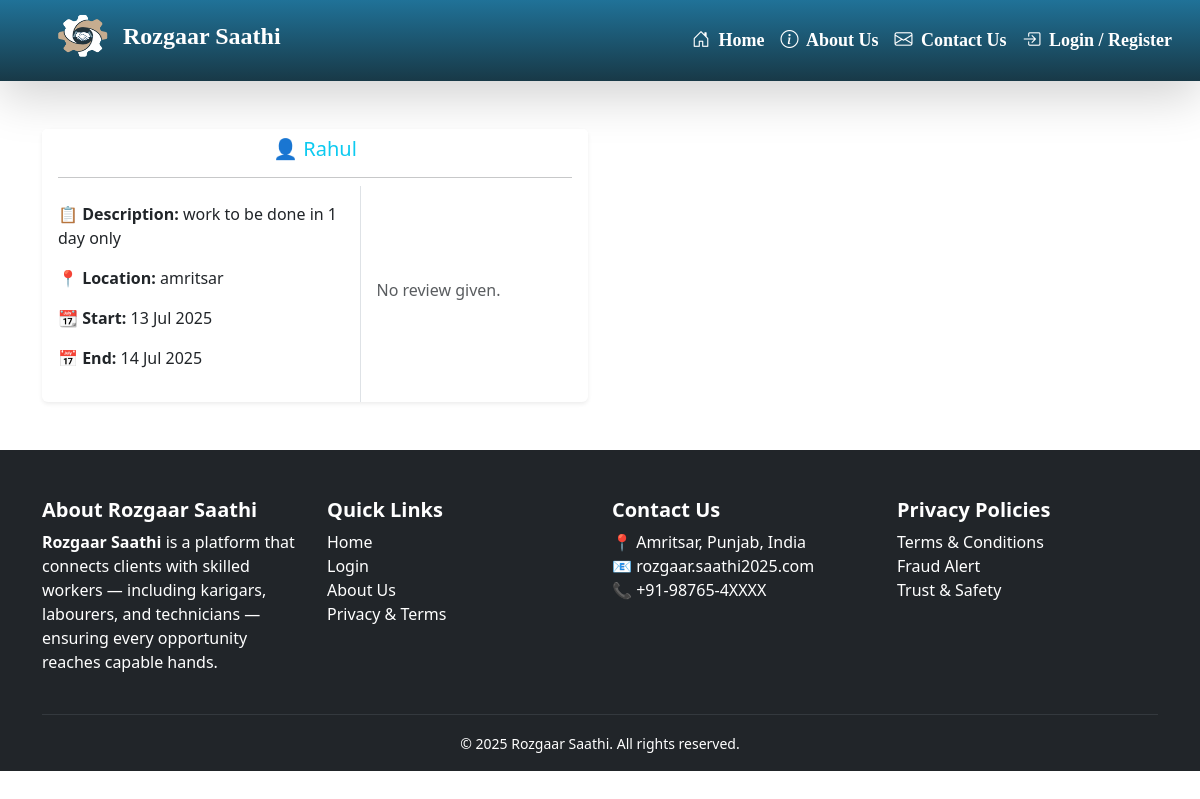
The page /hunarbaaz/work-history/1/ on the database as committed earlier.
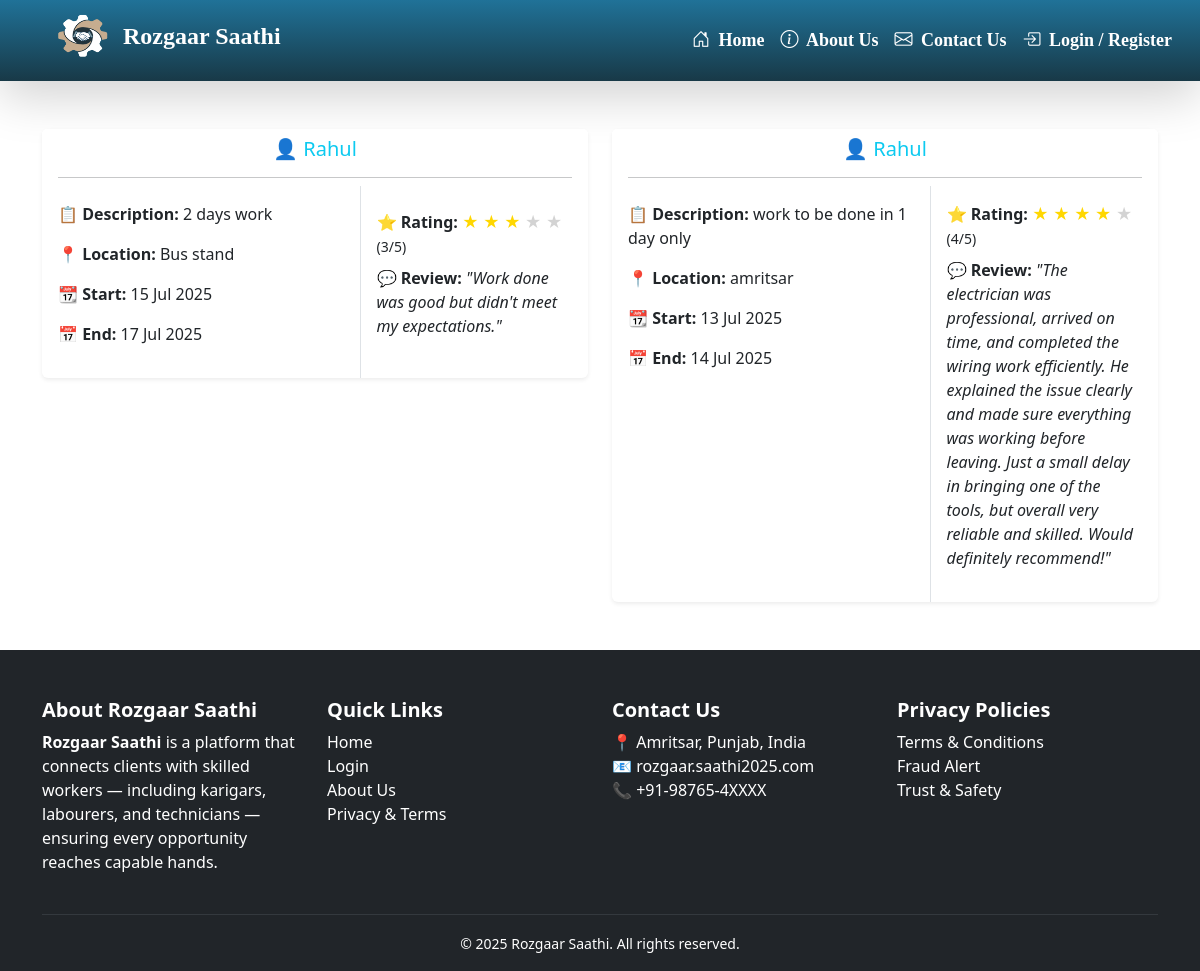
The same page on the database as committed later.
### client/models.py (models this page shows, shortened)
class PostRequest(models.Model):
    client = models.ForeignKey(User, on_delete=models.CASCADE, related_name='sent_requests')
    hunarbaaz = models.ForeignKey('hunarbaaz.Hunarbaaz', on_delete=models.CASCADE, related_name='received_requests')
    job_description = models.TextField()
    location = models.CharField(max_length=100)
    start_date = models.DateField(help_text="Start date of the job",null=False,blank=True)
    end_date = models.DateField(help_text="Expected completion date",null=False,blank=True)
    JOB_TYPE_CHOICES = [
        ('residential', 'Residential'),
        ('commercial', 'Commercial'),
    ]
    job_type = models.CharField(max_length=20,choices=JOB_TYPE_CHOICES,default='residential',help_text="Type of job location")
    working_hours = models.PositiveIntegerField(
        null=True,
        blank=True,
        help_text="Estimated total working hours for this job"
    )
    is_accepted = models.BooleanField(null=True, blank=True)  # None = Pending, True = Accepted, False = Rejected
    is_completed = models.BooleanField(default=False)
    is_cancelled = models.BooleanField(default=False, help_text="Whether the client has cancelled the request")
    created_at = models.DateTimeField(auto_now_add=True)
    rating = models.IntegerField(
    validators=[MinValueValidator(1), MaxValueValidator(5)],
    null=True,
    blank=True,
    help_text="Client rating after completion (1 to 5)"
)
    review = models.TextField(null=True, blank=True, help_text="Optional client feedback")

### hunarbaaz/views.py (the view)
# urls.py: path('work-history/<int:hunarbaaz_id>/', views.public_work_history, name='public_work_history'),
def public_work_history(request, hunarbaaz_id):
    profile = get_object_or_404(Hunarbaaz, id=hunarbaaz_id)
    completed_jobs = PostRequest.objects.filter(
        hunarbaaz=profile,
        is_completed=True
    ).order_by('-end_date', '-created_at')
    cancelled_jobs = PostRequest.objects.filter(
        hunarbaaz=profile,
        is_cancelled=True
    ).order_by('-end_date', '-created_at')
    return render(request, 'hunarbaaz/public_work_history.html', {
        'profile': profile,
        'completed_jobs': completed_jobs,
        'cancelled_jobs': cancelled_jobs
    })

### hunarbaaz/templates/hunarbaaz/public_work_history.html (shortened to what this page needs)
{% extends 'base/base.html' %}
{% block content %}
  <div class="container mt-5 mb-5">
    {% if completed_jobs %}
      <div class="row g-4">
        {% for job in completed_jobs %}
          <div class="col-md-6">
            <div class="card shadow-sm border-0">
              <div class="card-header bg-white border-bottom-0">
                <h5 class="text-info text-center mb-1">👤 {{ job.client.username }}</h5>
                <hr class="mb-0" />
              </div>
              <div class="row g-0 align-items-stretch">
                <div class="col-7 border-end">
                  <div class="card-body">
                    <p>
                      <strong>📋 Description:</strong> {{ job.job_description }}
                    </p>
                    <p>
                      <strong>📍 Location:</strong> {{ job.location }}
                    </p>
                    <p>
                      <strong>📆 Start:</strong> {{ job.start_date|date:'d M Y' }}
                    </p>
                    <p>
                      <strong>📅 End:</strong> {{ job.end_date|date:'d M Y' }}
                    </p>
                  </div>
                </div>
                <div class="col-5 d-flex align-items-center">
                  <div class="card-body">
                    {% if job.rating %}
                      <p class="mb-1">
                        <strong>⭐ Rating:</strong>
                        {% for i in '12345'|make_list %}
                          {% if forloop.counter <= job.rating %}
                            <span style="color: gold;">&#9733;</span>
                          {% else %}
                            <span style="color: lightgray;">&#9733;</span>
                          {% endif %}
                        {% endfor %}
                        <small>({{ job.rating }}/5)</small>
                      </p>
                    {% endif %}
                    {% if job.review %}
                      <p class="mt-2">
                        <strong>💬 Review:</strong> <em>"{{ job.review }}"</em>
                      </p>
                    {% else %}
                      <p class="text-muted mt-2">No review given.</p>
                    {% endif %}
                  </div>
                </div>
              </div>
            </div>
          </div>
        {% endfor %}
      </div>
    {% else %}
      <div class="alert alert-info text-center mt-4">No completed jobs yet.</div>
    {% endif %}
  </div>
{% endblock %}

Rows that differ between the two databases and show on the page:
now on this page (row edited): PostRequest: client.username "Rahul", job_description "2 days work", location "Bus stand", start_date "15 Jul 2025", end_date "17 Jul 2025", rating "3", review "Work done was good but didn't meet my expectations."
changed PostRequest "amritsar": rating (not shown) → "4"; review (not shown) → "The electrician was professional, arrived on time, and completed the wiring work efficiently. He explained the issue clearly and made sure everything was working before leaving. Just a small delay in bringing one of the tools, but overall very reliable and skilled. Would definitely recommend!"; review "No review given." → "💬 Review: \" \""
